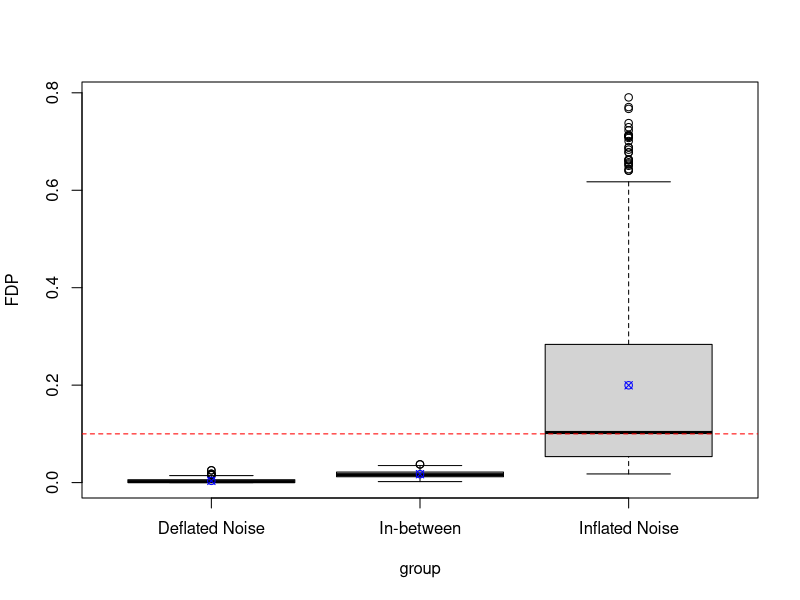

The R script that drew this image:
set.seed(1995)
n <- 1e4 # Number of correlated z-scores for each simulated sample
m <- 1e3 # Number of simulation samples

## The correlation matrix has a low-rank structure
## Sigma = BB' + I
## B is n * d, d << n
d <- 5
B <- matrix(rnorm(n * d), n, d)
# Sigma <- cov2cor(B %*% t(B) + diag(n))

## Simulate Z ~ N(0, Sigma)
## An equivalent fast way to simulate Z
## Z = BX + E, and then normalize
## X is d indep N(0, 1)
## E is n indep N(0, 1)
## This way we get n correlated null z-scores
normalize.constant <- sqrt(rowSums(B^2) + 1)
Z <- (colSums(t(B) * rnorm(d)) + rnorm(n)) / normalize.constant

## We keep doing it m = 1K times
## Each time we get n = 10K correlated null z-scores
## Now we have m iid samples from N(0, Sigma)
## Z is n * m, each column is a sample from N(0, Sigma)
Z <- replicate(m,
  (colSums(t(B) * rnorm(d)) + rnorm(n)) / normalize.constant
)

## Categorize m samples into three groups
## Inflated Noise: sd > 1.05
## Deflated Noise: sd < 0.95
## In-between: the rest
sd.Z <- apply(Z, 2, sd)
group <- cut(sd.Z, breaks = c(0, 0.95, 1.05, Inf), labels = c("Deflated Noise", "In-between", "Inflated Noise"))
table(group)

## Add signals from 0.9delta0 + 0.1N(0, 4^2)
## Add the same signals to all samples
## X = theta + Z
## Computer two-sided p-values
theta <- c(rep(0, 0.9 * n), rnorm(0.1 * n, 0, 4))
X <- theta + Z
p <- 2 * pnorm(-abs(X))

## Set nominal FDR = 0.1
## Apply BH
q <- 0.1
p.BH <- apply(p, 2, p.adjust, method = "BH")
BH.rej <- apply(p.BH, 2, function(x){x <= q})

## Calculate FDP for each sample
FDP.fun <- function (rej.id, theta) {
  sum(theta[rej.id] == 0) / max(1, length(theta[rej.id]))
}
FDP <- apply(BH.rej, 2, FDP.fun, theta)

## Overall FDP for 3 groups combined
mean(FDP)
t.test(FDP)$conf.int

## Boxplot of FDP for each group
boxplot(FDP ~ group, ylab = "FDP")
abline(h = q, lty = 2, col = "red")
points(seq(nlevels(group)), tapply(FDP, group, mean), col = "blue", pch = 13)
## Mean of FDP for each group
tapply(FDP, group, mean)
## sd of FDP for each group
tapply(FDP, group, sd)
## 95% CI of the mean of FDP for each group
tapply(FDP, group, function(x){t.test(x)$conf.int})
## 95% CI of the mean of FDP overall
t.test(FDP)$conf.int
